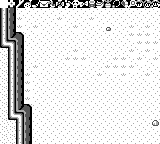

A level layout from a 2D game, rendered from its tile map. Below: a short description, then the map file with its tile-grid data intact:
An orthogonal 20x18 tile map with 8x8 px tiles, 2 tile layers (bg, Tile Layer 1), 5 tilesets.

<map version="1.2" tiledversion="1.2.2" orientation="orthogonal" renderorder="right-down" width="20" height="18" tilewidth="8" tileheight="8" infinite="0" nextlayerid="3" nextobjectid="1">
 <tileset firstgid="1" source="items-2.tsx" />
 <tileset firstgid="65" source="overworld-landscape.tsx" />
 <tileset firstgid="161" source="dungeon-items.tsx" />
 <tileset firstgid="177" source="doors.tsx" />
 <tileset firstgid="241" source="font.tsx" />
 <layer id="2" name="bg" width="20" height="18">
  <data encoding="csv">
141,50,51,52,53,54,55,56,57,58,49,176,174,175,42,141,141,141,141,141,
151,151,151,151,151,151,151,151,151,151,151,151,151,151,151,151,151,151,151,151,
151,151,151,151,151,151,151,151,151,151,151,151,151,151,151,151,151,151,151,151,
151,151,151,151,151,151,151,151,151,151,151,151,151,151,151,151,151,151,151,151,
151,151,151,151,151,151,151,151,151,151,151,151,151,151,151,151,151,151,151,151,
151,151,151,151,151,151,151,151,151,151,151,151,151,151,151,151,151,151,151,151,
151,151,151,151,151,151,151,151,151,151,151,151,151,151,151,151,151,151,151,151,
151,151,151,151,151,151,151,151,151,151,151,151,151,151,151,151,151,151,151,151,
151,151,151,151,151,151,151,151,151,151,151,151,151,151,151,151,151,151,151,151,
151,151,151,151,151,151,151,151,151,151,151,151,151,151,151,151,151,151,151,151,
151,151,151,151,151,151,151,151,151,151,151,151,151,151,151,151,151,151,151,151,
151,151,151,151,151,151,151,151,151,151,151,151,151,151,151,151,151,151,151,151,
151,151,151,151,151,151,151,151,151,151,151,151,151,151,151,151,151,151,151,151,
151,151,151,151,151,151,151,151,151,151,151,151,151,151,151,151,151,151,151,151,
151,151,151,151,151,151,151,151,151,151,151,151,151,151,151,151,151,151,151,151,
151,151,151,151,151,151,151,151,151,151,151,151,151,151,151,151,151,151,151,151,
151,151,151,151,151,151,151,151,151,151,151,151,151,151,151,151,151,151,151,151,
151,151,151,151,151,151,151,151,151,151,151,151,151,151,151,151,151,151,151,151
</data>
 </layer>
 <layer id="1" name="Tile Layer 1" width="20" height="18">
  <data encoding="csv">
160,375,388,389,391,376,377,378,379,381,385,386,387,390,393,394,395,382,383,384,
106,122,0,0,0,0,0,0,0,0,0,0,0,0,0,0,0,0,0,0,
106,122,123,0,0,0,0,123,0,0,0,123,0,0,0,0,0,0,0,0,
106,122,123,0,123,0,0,0,0,123,0,0,0,148,0,0,123,0,123,0,
106,3221225572,3221225589,0,0,0,0,0,0,0,0,0,0,0,0,0,123,123,123,0,
3221225598,126,122,0,0,0,0,0,0,0,0,0,0,0,0,0,0,123,123,123,
203,106,122,0,0,0,0,0,0,123,0,0,0,0,0,0,123,0,123,0,
203,106,122,0,0,0,0,0,123,123,123,0,0,0,123,123,0,123,0,123,
203,106,122,0,123,0,0,0,0,0,0,0,0,123,123,123,123,0,0,0,
203,106,122,123,0,0,0,0,0,0,0,0,123,0,0,123,0,0,123,0,
203,106,122,123,0,0,0,0,0,0,0,0,0,0,0,0,0,0,0,0,
203,106,122,123,0,0,0,0,0,0,0,0,0,0,0,0,0,0,0,0,
203,106,122,123,0,0,0,0,0,0,0,0,0,0,0,0,0,0,0,0,
203,106,3221225572,3221225589,0,0,0,0,0,0,0,0,0,0,0,0,0,0,0,0,
203,3221225598,126,122,0,0,0,0,0,0,0,0,0,0,0,0,0,0,0,0,
203,203,106,122,0,0,0,0,0,0,0,0,0,0,0,0,0,0,0,147,
203,203,106,122,0,0,0,0,0,0,0,0,0,0,0,0,0,0,0,0,
203,203,106,122,0,0,0,0,0,0,0,0,0,0,0,0,0,0,0,0
</data>
 </layer>
</map>
